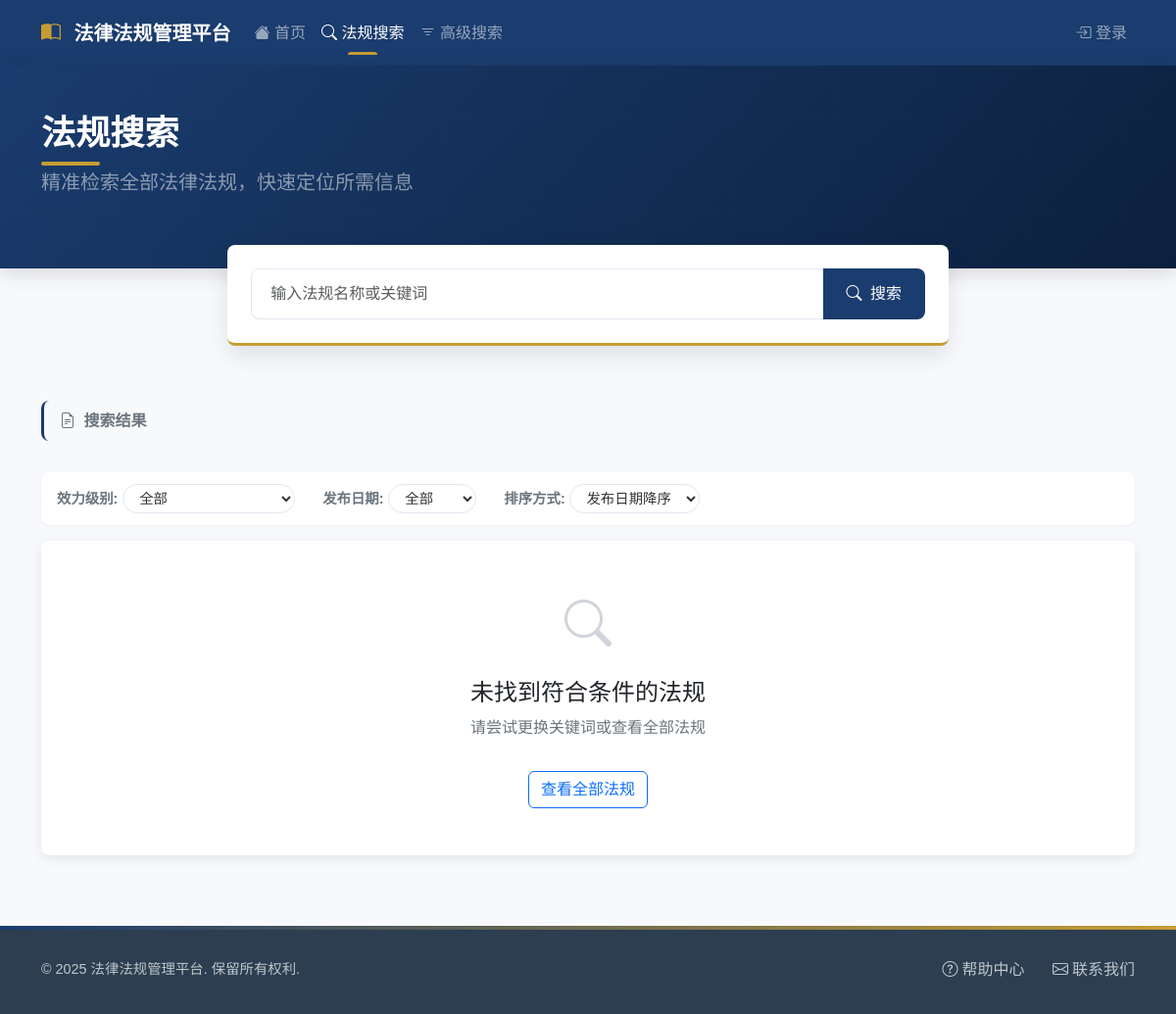
Page /search/regulations?page=2&keyword= on the earlier database version.
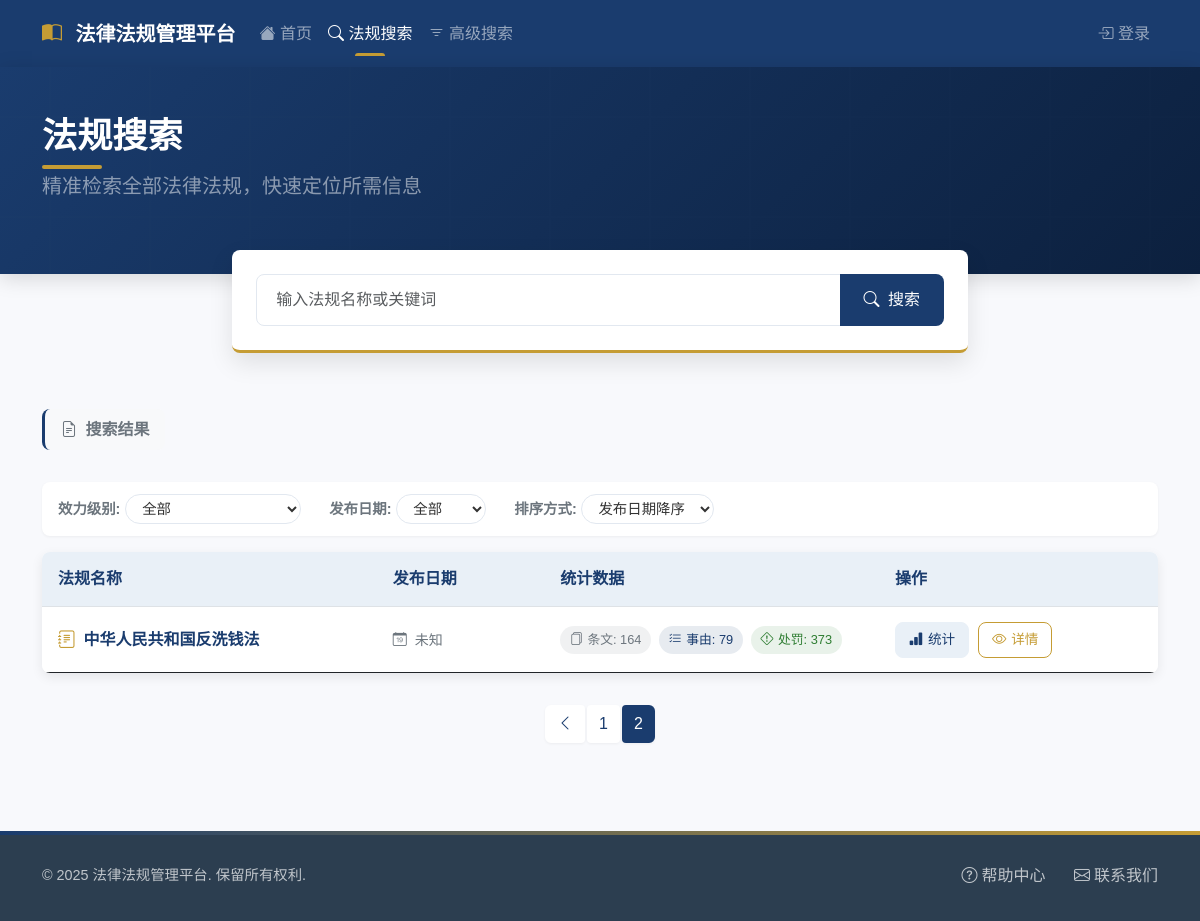
Same page on the later database version.
### models.py (models this page shows)
class LegalRegulation(db.Model):
    id = db.Column(db.Integer, primary_key=True)
    name = db.Column(db.String(200), nullable=False, unique=True)  # 法规名称
    document_number = db.Column(db.String(100))  # 文号
    issued_by = db.Column(db.String(100))  # 通过机构
    approved_by = db.Column(db.String(100))  # 批准机构
    issued_date = db.Column(db.DateTime)  # 批准日期
    effective_date = db.Column(db.DateTime)  # 生效日期
    revision_date = db.Column(db.DateTime)  # 修订日期
    hierarchy_level = db.Column(db.String(50))  # 效力级别
    province = db.Column(db.String(50))  # 省
    city = db.Column(db.String(50))  # 市
    status = db.Column(db.String(20), default='active')  # 状态：active, archived
    structures = relationship('LegalStructure', back_populates='regulation', cascade='all, delete-orphan')
    causes = relationship('LegalCause', back_populates='regulation', cascade='all, delete-orphan')

### app.py (the view, shortened to what this page needs)
@app.route('/search/regulations')
def search_regulations():
    keyword = request.args.get('keyword', '')
    page = request.args.get('page', 1, type=int)
    per_page = 10
    query = LegalRegulation.query
    pagination = query.paginate(page=page, per_page=per_page, error_out=False)
    regulations = pagination.items
    return render_template('regulations/list.html',
                           regulations=regulations,
                           pagination=pagination,
                           keyword=keyword)

### app.py (called while the page is built)
def get_punishment_count(regulation_id):
    return db.session.query(LegalPunishment).\
        join(LegalCause).\
        filter(LegalCause.regulation_id == regulation_id).\
        count()

@app.context_processor
def utility_processor():
    return {
        'get_punishment_count': get_punishment_count
    }

### templates/regulations/list.html (shortened to what this page needs)
<!DOCTYPE html>
<html lang="zh">
<head>
    <link href="https://cdn.jsdelivr.net/npm/bootstrap@5.3.0/dist/css/bootstrap.min.css" rel="stylesheet">
    <link rel="stylesheet" href="https://cdn.jsdelivr.net/npm/bootstrap-icons@1.11.0/font/bootstrap-icons.css">
</head>
<body>
    <nav class="navbar navbar-expand-lg navbar-dark">
        <div class="container">
            <a class="navbar-brand" href="/">
                <i class="bi bi-book-half"></i> 法律法规管理平台
            </a>
            <div class="collapse navbar-collapse" id="navbarNav">
                <ul class="navbar-nav">
                    <li class="nav-item">
                        <a class="nav-link" href="/">
                            <i class="bi bi-house-fill"></i> 首页
                        </a>
                    </li>
                    <li class="nav-item">
                        <a class="nav-link active" href="/search/regulations">
                            <i class="bi bi-search"></i> 法规搜索
                        </a>
                    </li>
                    <li class="nav-item">
                        <a class="nav-link" href="/advanced_search">
                            <i class="bi bi-filter"></i> 高级搜索
                        </a>
                    </li>
                </ul>
                <ul class="navbar-nav ms-auto">
                    {% if current_user.is_authenticated %}
                    <li class="nav-item dropdown">
                        <a class="nav-link dropdown-toggle" href="#" role="button" data-bs-toggle="dropdown">
                            <i class="bi bi-person-circle"></i> {{ current_user.username }}
                        </a>
                        <ul class="dropdown-menu dropdown-menu-end">
                            <li><a class="dropdown-item" href="#"><i class="bi bi-person-gear"></i> 个人设置</a></li>
                            <li><hr class="dropdown-divider"></li>
                            <li><a class="dropdown-item" href="{{ url_for('logout') }}"><i class="bi bi-box-arrow-right"></i> 退出登录</a></li>
                        </ul>
                    </li>
                    {% else %}
                    <li class="nav-item">
                        <a class="nav-link" href="{{ url_for('login') }}">
                            <i class="bi bi-box-arrow-in-right"></i> 登录
                        </a>
                    </li>
                    {% endif %}
                </ul>
            </div>
        </div>
    </nav>
    <header class="page-header">
        <div class="container">
            <div class="row align-items-center">
                <div class="col-lg-6">
                    <h1 class="page-title">法规搜索</h1>
                    <p class="lead text-white-50">
                        精准检索全部法律法规，快速定位所需信息
                    </p>
                </div>
            </div>
        </div>
    </header>
    <div class="container">
        <div class="row justify-content-center">
            <div class="col-lg-8">
                <form action="{{ url_for('search_regulations') }}" method="get" class="search-container">
                    <div class="input-group">
                        <input type="text" class="form-control search-input"
                               name="keyword"
                               placeholder="输入法规名称或关键词"
                               value="{{ keyword or '' }}">
                        <button class="btn search-btn" type="submit">
                            <i class="bi bi-search me-1"></i> 搜索
                        </button>
                    </div>
                </form>
            </div>
        </div>
    </div>
    <section class="content-section">
        <div class="container">
            <div class="d-flex align-items-center mb-3">
                <span class="search-result-title">
                    <i class="bi bi-file-earmark-text me-1"></i> 搜索结果
                </span>
            </div>
            <div class="filter-options">
                <div class="filter-group d-flex align-items-center me-3">
                    <span class="filter-label">效力级别:</span>
                    <select class="filter-select" name="level">
                        <option value="">全部</option>
                    </select>
                </div>
                <div class="filter-group d-flex align-items-center me-3">
                    <span class="filter-label">发布日期:</span>
                    <select class="filter-select" name="date">
                        <option value="">全部</option>
                    </select>
                </div>
                <div class="filter-group d-flex align-items-center">
                    <span class="filter-label">排序方式:</span>
                    <select class="filter-select" name="sort">
                        <option value="date_desc">发布日期降序</option>
                    </select>
                </div>
            </div>
            {% if regulations %}
            <div class="regulations-table-container">
                <table class="table regulations-table mb-0">
                    <thead>
                        <tr>
                            <th style="width: 30%">法规名称</th>
                            <th style="width: 15%">发布日期</th>
                            <th style="width: 30%">统计数据</th>
                            <th style="width: 25%">操作</th>
                        </tr>
                    </thead>
                    <tbody>
                        {% for regulation in regulations %}
                        <tr>
                            <td>
                                <div class="regulation-name">
                                    <i class="bi bi-journal-text"></i>
                                    {{ regulation.name }}
                                </div>
                            </td>
                            <td>
                                <div class="text-secondary small">
                                    <i class="bi bi-calendar-date me-1"></i>
                                    {{ regulation.issued_date.strftime('%Y-%m-%d') if regulation.issued_date else '未知' }}
                                </div>
                            </td>
                            <td>
                                <div class="stat-badges">
                                    <span class="stat-badge">
                                        <i class="bi bi-files"></i>条文: {{ regulation.structures|length }}
                                    </span>
                                    <span class="stat-badge primary">
                                        <i class="bi bi-list-check"></i>事由: {{ regulation.causes|length }}
                                    </span>
                                    <span class="stat-badge success">
                                        <i class="bi bi-exclamation-diamond"></i>处罚: {{ get_punishment_count(regulation.id) }}
                                    </span>
                                </div>
                            </td>
                            <td>
                                <a href="{{ url_for('regulation_stats', regulation_id=regulation.id) }}"
                                   class="action-btn stats-btn">
                                    <i class="bi bi-bar-chart-fill"></i> 统计
                                </a>
                                <a href="{{ url_for('regulation_detail', regulation_id=regulation.id) }}"
                                   class="action-btn detail-btn">
                                    <i class="bi bi-eye"></i> 详情
                                </a>
                            </td>
                        </tr>
                        {% endfor %}
                    </tbody>
                </table>
            </div>
            {% else %}
            <div class="empty-state">
                <i class="bi bi-search"></i>
                <h4>未找到符合条件的法规</h4>
                <p class="text-secondary">请尝试更换关键词或查看全部法规</p>
                <a href="{{ url_for('search_regulations') }}" class="btn btn-outline-primary mt-3">
                    查看全部法规
                </a>
            </div>
            {% endif %}
            {% if pagination and pagination.pages > 1 %}
            <nav aria-label="法规分页">
                <ul class="pagination justify-content-center">
                    {% if pagination.has_prev %}
                    <li class="page-item">
                        <a class="page-link" href="{{ url_for('search_regulations', page=pagination.prev_num, keyword=keyword) }}" aria-label="上一页">
                            <i class="bi bi-chevron-left"></i>
                        </a>
                    </li>
                    {% endif %}
                    {% for page in pagination.iter_pages(left_edge=1, right_edge=1, left_current=1, right_current=2) %}
                        {% if page %}
                            {% if page != pagination.page %}
                            <li class="page-item">
                                <a class="page-link" href="{{ url_for('search_regulations', page=page, keyword=keyword) }}">
                                    {{ page }}
                                </a>
                            </li>
                            {% else %}
                            <li class="page-item active">
                                <span class="page-link">{{ page }}</span>
                            </li>
                            {% endif %}
                        {% else %}
                        <li class="page-item disabled">
                            <span class="page-link">...</span>
                        </li>
                        {% endif %}
                    {% endfor %}
                </ul>
            </nav>
            {% endif %}
        </div>
    </section>
    <footer>
        <div class="container">
            <div class="footer-content">
                <p class="copyright mb-0">&copy; 2025 法律法规管理平台. 保留所有权利.</p>
                <div class="footer-links">
                    <a href="#"><i class="bi bi-question-circle me-1"></i>帮助中心</a>
                    <a href="#"><i class="bi bi-envelope me-1"></i>联系我们</a>
                </div>
            </div>
        </div>
    </footer>
</body>
</html>

Differences in the rows shown:
added LegalRegulation: name "中华人民共和国反洗钱法", issued_date "未知", structures|length "164", causes|length "79", get_punishment_count "373"
Other differences:
text no longer shown: "未找到符合条件的法规 请尝试更换关键词或查看全部法规 查看全部法规"
text now shown: "法规名称 发布日期 统计数据 操作"
new list line: "1"
new list line: "2"
